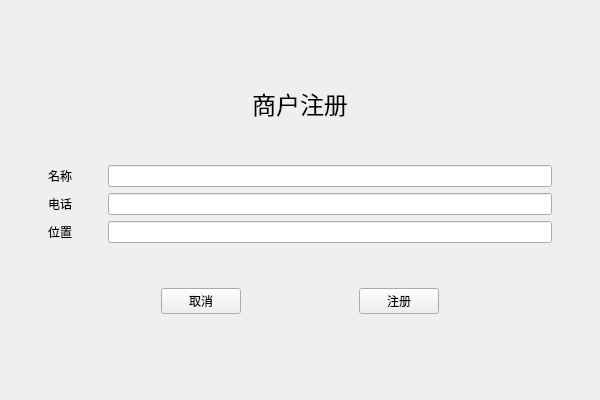
<?xml version="1.0" encoding="UTF-8"?>
<ui version="4.0">
 <class>Mreg</class>
 <widget class="QMainWindow" name="Mreg">
  <property name="geometry">
   <rect>
    <x>0</x>
    <y>0</y>
    <width>600</width>
    <height>400</height>
   </rect>
  </property>
  <property name="windowTitle">
   <string>商户注册</string>
  </property>
  <widget class="QWidget" name="center">
   <layout class="QVBoxLayout" name="vlay">
    <property name="leftMargin">
     <number>48</number>
    </property>
    <property name="topMargin">
     <number>48</number>
    </property>
    <property name="rightMargin">
     <number>48</number>
    </property>
    <property name="bottomMargin">
     <number>48</number>
    </property>
    <item>
     <spacer name="vsp1">
      <property name="orientation">
       <enum>Qt::Vertical</enum>
      </property>
      <property name="sizeHint" stdset="0">
       <size>
        <width>20</width>
        <height>40</height>
       </size>
      </property>
     </spacer>
    </item>
    <item>
     <layout class="QHBoxLayout" name="hlay1">
      <item>
       <widget class="QLabel" name="label1">
        <property name="font">
         <font>
          <pointsize>18</pointsize>
         </font>
        </property>
        <property name="text">
         <string>商户注册</string>
        </property>
        <property name="alignment">
         <set>Qt::AlignCenter</set>
        </property>
       </widget>
      </item>
     </layout>
    </item>
    <item>
     <spacer name="vsp2">
      <property name="orientation">
       <enum>Qt::Vertical</enum>
      </property>
      <property name="sizeHint" stdset="0">
       <size>
        <width>20</width>
        <height>40</height>
       </size>
      </property>
     </spacer>
    </item>
    <item>
     <layout class="QFormLayout" name="flay">
      <property name="horizontalSpacing">
       <number>36</number>
      </property>
      <item row="0" column="0">
       <widget class="QLabel" name="label2">
        <property name="text">
         <string>名称</string>
        </property>
       </widget>
      </item>
      <item row="0" column="1">
       <widget class="QLineEdit" name="ledit1"/>
      </item>
      <item row="1" column="0">
       <widget class="QLabel" name="label3">
        <property name="text">
         <string>电话</string>
        </property>
       </widget>
      </item>
      <item row="2" column="0">
       <widget class="QLabel" name="label4">
        <property name="text">
         <string>位置</string>
        </property>
       </widget>
      </item>
      <item row="1" column="1">
       <widget class="QLineEdit" name="ledit2"/>
      </item>
      <item row="2" column="1">
       <widget class="QLineEdit" name="ledit3"/>
      </item>
     </layout>
    </item>
    <item>
     <spacer name="vsp3">
      <property name="orientation">
       <enum>Qt::Vertical</enum>
      </property>
      <property name="sizeHint" stdset="0">
       <size>
        <width>20</width>
        <height>40</height>
       </size>
      </property>
     </spacer>
    </item>
    <item>
     <layout class="QHBoxLayout" name="hlay2">
      <item>
       <spacer name="hsp1">
        <property name="orientation">
         <enum>Qt::Horizontal</enum>
        </property>
        <property name="sizeHint" stdset="0">
         <size>
          <width>40</width>
          <height>20</height>
         </size>
        </property>
       </spacer>
      </item>
      <item>
       <widget class="QPushButton" name="pbtn1">
        <property name="sizePolicy">
         <sizepolicy hsizetype="Fixed" vsizetype="Fixed">
          <horstretch>0</horstretch>
          <verstretch>0</verstretch>
         </sizepolicy>
        </property>
        <property name="text">
         <string>取消</string>
        </property>
       </widget>
      </item>
      <item>
       <spacer name="hsp2">
        <property name="orientation">
         <enum>Qt::Horizontal</enum>
        </property>
        <property name="sizeHint" stdset="0">
         <size>
          <width>40</width>
          <height>20</height>
         </size>
        </property>
       </spacer>
      </item>
      <item>
       <widget class="QPushButton" name="pbtn2">
        <property name="sizePolicy">
         <sizepolicy hsizetype="Fixed" vsizetype="Fixed">
          <horstretch>0</horstretch>
          <verstretch>0</verstretch>
         </sizepolicy>
        </property>
        <property name="text">
         <string>注册</string>
        </property>
       </widget>
      </item>
      <item>
       <spacer name="hsp3">
        <property name="orientation">
         <enum>Qt::Horizontal</enum>
        </property>
        <property name="sizeHint" stdset="0">
         <size>
          <width>40</width>
          <height>20</height>
         </size>
        </property>
       </spacer>
      </item>
     </layout>
    </item>
    <item>
     <spacer name="vsp4">
      <property name="orientation">
       <enum>Qt::Vertical</enum>
      </property>
      <property name="sizeHint" stdset="0">
       <size>
        <width>20</width>
        <height>40</height>
       </size>
      </property>
     </spacer>
    </item>
   </layout>
  </widget>
 </widget>
 <resources/>
 <connections/>
</ui>
